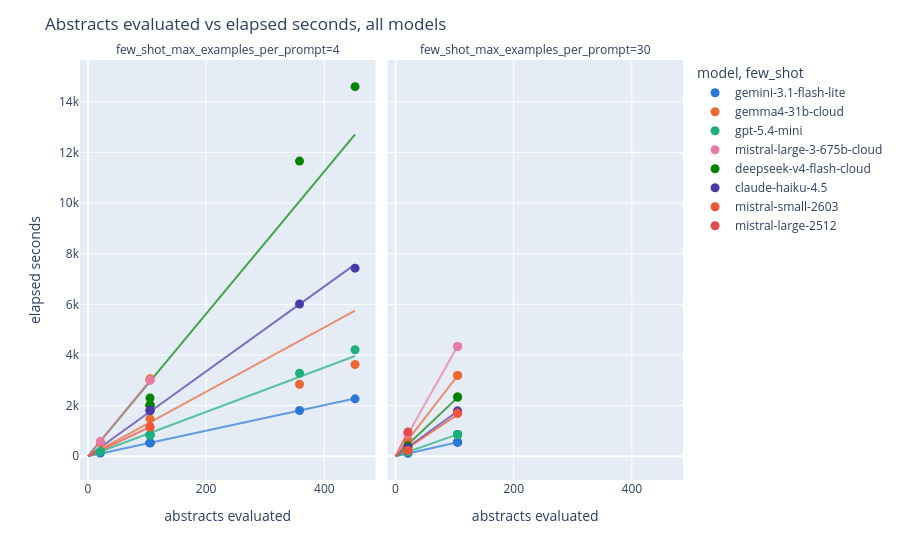

The notebook cell saved with this chart:
### Code cell
def build_fit_line_df(fit_df, timing_df, group_cols):
    rows = []
    for _, fit_row in fit_df.iterrows():
        mask = pd.Series(True, index=timing_df.index)
        for col in group_cols:
            mask &= timing_df[col] == fit_row[col]
        x_max = timing_df.loc[mask, "num_abstracts"].max()
        for num_abstracts in (0, x_max):
            rows.append({
                **{col: fit_row[col] for col in group_cols},
                "num_abstracts": num_abstracts,
                "elapsed_seconds": fit_row["s_per_abstract_fit"] * num_abstracts,
            })
    return pd.DataFrame(rows)


fit_line_df = build_fit_line_df(fit_df, timing_df, GROUP_COLS)

model_color_map = dict(zip(MODELS_TO_INCLUDE, CATEGORICAL_COLORS))
few_shot_col = "few_shot_max_examples_per_prompt" if few_shot_available_for_all_runs else None
few_shot_values = sorted(fit_df[few_shot_col].unique()) if few_shot_col else []
symbol_map = {value: FEW_SHOT_SYMBOLS[i % len(FEW_SHOT_SYMBOLS)] for i, value in enumerate(few_shot_values)}
dash_map = {value: FEW_SHOT_DASHES[i % len(FEW_SHOT_DASHES)] for i, value in enumerate(few_shot_values)}

category_orders = {"stage": sorted(timing_df["stage"].unique())}

# timing_df = timing_df[timing_df["stage"] == STAGE_TO_PLOT]

if few_shot_col:
    category_orders[few_shot_col] = few_shot_values

scatter_fig = px.scatter(
    timing_df,
    x="num_abstracts",
    y="elapsed_seconds",
    color="model",
    # symbol=few_shot_col,
    facet_col=few_shot_col,
    color_discrete_map=model_color_map,
    symbol_map=symbol_map,
    category_orders=category_orders,
    labels={"num_abstracts": "abstracts evaluated", "elapsed_seconds": "elapsed seconds"},
)
scatter_fig.update_traces(marker_size=9)

line_fig = px.line(
    fit_line_df,
    x="num_abstracts",
    y="elapsed_seconds",
    color="model",
    # line_dash=few_shot_col,
    facet_col=few_shot_col,
    color_discrete_map=model_color_map,
    line_dash_map=dash_map,
    category_orders=category_orders,
)
line_fig.update_traces(showlegend=False, opacity=0.7)

fig = go.Figure(data=line_fig.data + scatter_fig.data, layout=scatter_fig.layout)
fig.update_layout(
    title="Abstracts evaluated vs elapsed seconds, all models",
    legend_title="model, few_shot" if few_shot_col else "model",
)
fig.show()

### Figure 1 — Plotly figure (JSON) as saved in the notebook; plotly's stock layout.template omitted (floating-point values rounded to 4 significant figures)
{"data": [{"hovertemplate": "model=claude-haiku-4.5<br>few_shot_max_examples_per_prompt=4<br>num_abstracts=%{x}<br>elapsed_seconds=%{y}<extra></extra>", "legendgroup": "claude-haiku-4.5", "line": {"color": "#4a3aa7", "dash": "solid"}, "marker": {"symbol": "circle"}, "mode": "lines", "name": "claude-haiku-4.5", "opacity": 0.7, "orientation": "v", "showlegend": false, "type": "scatter", "x": [0, 452], "xaxis": "x", "y": [0.0, 7579.0], "yaxis": "y"}, {"hovertemplate": "model=deepseek-v4-flash-cloud<br>few_shot_max_examples_per_prompt=4<br>num_abstracts=%{x}<br>elapsed_seconds=%{y}<extra></extra>", "legendgroup": "deepseek-v4-flash-cloud", "line": {"color": "#008300", "dash": "solid"}, "marker": {"symbol": "circle"}, "mode": "lines", "name": "deepseek-v4-flash-cloud", "opacity": 0.7, "orientation": "v", "showlegend": false, "type": "scatter", "x": [0, 452], "xaxis": "x", "y": [0.0, 12710.0], "yaxis": "y"}, {"hovertemplate": "model=gemini-3.1-flash-lite<br>few_shot_max_examples_per_prompt=4<br>num_abstracts=%{x}<br>elapsed_seconds=%{y}<extra></extra>", "legendgroup": "gemini-3.1-flash-lite", "line": {"color": "#2a78d6", "dash": "solid"}, "marker": {"symbol": "circle"}, "mode": "lines", "name": "gemini-3.1-flash-lite", "opacity": 0.7, "orientation": "v", "showlegend": false, "type": "scatter", "x": [0, 452], "xaxis": "x", "y": [0.0, 2281.0], "yaxis": "y"}, {"hovertemplate": "model=gemma4-31b-cloud<br>few_shot_max_examples_per_prompt=4<br>num_abstracts=%{x}<br>elapsed_seconds=%{y}<extra></extra>", "legendgroup": "gemma4-31b-cloud", "line": {"color": "#eb6834", "dash": "solid"}, "marker": {"symbol": "circle"}, "mode": "lines", "name": "gemma4-31b-cloud", "opacity": 0.7, "orientation": "v", "showlegend": false, "type": "scatter", "x": [0, 452], "xaxis": "x", "y": [0.0, 5751.0], "yaxis": "y"}, {"hovertemplate": "model=gpt-5.4-mini<br>few_shot_max_examples_per_prompt=4<br>num_abstracts=%{x}<br>elapsed_seconds=%{y}<extra></extra>", "legendgroup": "gpt-5.4-mini", "line": {"color": "#1baf7a", "dash": "solid"}, "marker": {"symbol": "circle"}, "mode": "lines", "name": "gpt-5.4-mini", "opacity": 0.7, "orientation": "v", "showlegend": false, "type": "scatter", "x": [0, 452], "xaxis": "x", "y": [0.0, 3959.0], "yaxis": "y"}, {"hovertemplate": "model=mistral-large-3-675b-cloud<br>few_shot_max_examples_per_prompt=4<br>num_abstracts=%{x}<br>elapsed_seconds=%{y}<extra></extra>", "legendgroup": "mistral-large-3-675b-cloud", "line": {"color": "#e87ba4", "dash": "solid"}, "marker": {"symbol": "circle"}, "mode": "lines", "name": "mistral-large-3-675b-cloud", "opacity": 0.7, "orientation": "v", "showlegend": false, "type": "scatter", "x": [0, 105], "xaxis": "x", "y": [0.0, 3000.0], "yaxis": "y"}, {"hovertemplate": "model=mistral-small-2603<br>few_shot_max_examples_per_prompt=4<br>num_abstracts=%{x}<br>elapsed_seconds=%{y}<extra></extra>", "legendgroup": "mistral-small-2603", "line": {"color": "#ef553b", "dash": "solid"}, "marker": {"symbol": "circle"}, "mode": "lines", "name": "mistral-small-2603", "opacity": 0.7, "orientation": "v", "showlegend": false, "type": "scatter", "x": [0, 105], "xaxis": "x", "y": [0.0, 1155.0], "yaxis": "y"}, {"hovertemplate": "model=claude-haiku-4.5<br>few_shot_max_examples_per_prompt=30<br>num_abstracts=%{x}<br>elapsed_seconds=%{y}<extra></extra>", "legendgroup": "claude-haiku-4.5", "line": {"color": "#4a3aa7", "dash": "solid"}, "marker": {"symbol": "circle"}, "mode": "lines", "name": "claude-haiku-4.5", "opacity": 0.7, "orientation": "v", "showlegend": false, "type": "scatter", "x": [0, 105], "xaxis": "x2", "y": [0.0, 1775.0], "yaxis": "y2"}, {"hovertemplate": "model=deepseek-v4-flash-cloud<br>few_shot_max_examples_per_prompt=30<br>num_abstracts=%{x}<br>elapsed_seconds=%{y}<extra></extra>", "legendgroup": "deepseek-v4-flash-cloud", "line": {"color": "#008300", "dash": "solid"}, "marker": {"symbol": "circle"}, "mode": "lines", "name": "deepseek-v4-flash-cloud", "opacity": 0.7, "orientation": "v", "showlegend": false, "type": "scatter", "x": [0, 105], "xaxis": "x2", "y": [0.0, 2314.0], "yaxis": "y2"}, {"hovertemplate": "model=gemini-3.1-flash-lite<br>few_shot_max_examples_per_prompt=30<br>num_abstracts=%{x}<br>elapsed_seconds=%{y}<extra></extra>", "legendgroup": "gemini-3.1-flash-lite", "line": {"color": "#2a78d6", "dash": "solid"}, "marker": {"symbol": "circle"}, "mode": "lines", "name": "gemini-3.1-flash-lite", "opacity": 0.7, "orientation": "v", "showlegend": false, "type": "scatter", "x": [0, 105], "xaxis": "x2", "y": [0.0, 555.5], "yaxis": "y2"}, {"hovertemplate": "model=gemma4-31b-cloud<br>few_shot_max_examples_per_prompt=30<br>num_abstracts=%{x}<br>elapsed_seconds=%{y}<extra></extra>", "legendgroup": "gemma4-31b-cloud", "line": {"color": "#eb6834", "dash": "solid"}, "marker": {"symbol": "circle"}, "mode": "lines", "name": "gemma4-31b-cloud", "opacity": 0.7, "orientation": "v", "showlegend": false, "type": "scatter", "x": [0, 105], "xaxis": "x2", "y": [0.0, 3186.0], "yaxis": "y2"}, {"hovertemplate": "model=gpt-5.4-mini<br>few_shot_max_examples_per_prompt=30<br>num_abstracts=%{x}<br>elapsed_seconds=%{y}<extra></extra>", "legendgroup": "gpt-5.4-mini", "line": {"color": "#1baf7a", "dash": "solid"}, "marker": {"symbol": "circle"}, "mode": "lines", "name": "gpt-5.4-mini", "opacity": 0.7, "orientation": "v", "showlegend": false, "type": "scatter", "x": [0, 105], "xaxis": "x2", "y": [0.0, 861.0], "yaxis": "y2"}, {"hovertemplate": "model=mistral-large-2512<br>few_shot_max_examples_per_prompt=30<br>num_abstracts=%{x}<br>elapsed_seconds=%{y}<extra></extra>", "legendgroup": "mistral-large-2512", "line": {"color": "#e34948", "dash": "solid"}, "marker": {"symbol": "circle"}, "mode": "lines", "name": "mistral-large-2512", "opacity": 0.7, "orientation": "v", "showlegend": false, "type": "scatter", "x": [0, 21], "xaxis": "x2", "y": [0.0, 961.4], "yaxis": "y2"}, {"hovertemplate": "model=mistral-large-3-675b-cloud<br>few_shot_max_examples_per_prompt=30<br>num_abstracts=%{x}<br>elapsed_seconds=%{y}<extra></extra>", "legendgroup": "mistral-large-3-675b-cloud", "line": {"color": "#e87ba4", "dash": "solid"}, "marker": {"symbol": "circle"}, "mode": "lines", "name": "mistral-large-3-675b-cloud", "opacity": 0.7, "orientation": "v", "showlegend": false, "type": "scatter", "x": [0, 105], "xaxis": "x2", "y": [0.0, 4342.0], "yaxis": "y2"}, {"hovertemplate": "model=mistral-small-2603<br>few_shot_max_examples_per_prompt=30<br>num_abstracts=%{x}<br>elapsed_seconds=%{y}<extra></extra>", "legendgroup": "mistral-small-2603", "line": {"color": "#ef553b", "dash": "solid"}, "marker": {"symbol": "circle"}, "mode": "lines", "name": "mistral-small-2603", "opacity": 0.7, "orientation": "v", "showlegend": false, "type": "scatter", "x": [0, 105], "xaxis": "x2", "y": [0.0, 1641.0], "yaxis": "y2"}, {"hovertemplate": "model=gemini-3.1-flash-lite<br>few_shot_max_examples_per_prompt=4<br>abstracts evaluated=%{x}<br>elapsed seconds=%{y}<extra></extra>", "legendgroup": "gemini-3.1-flash-lite", "marker": {"color": "#2a78d6", "size": 9, "symbol": "circle"}, "mode": "markers", "name": "gemini-3.1-flash-lite", "orientation": "v", "showlegend": true, "type": "scatter", "x": [21, 105, 105, 105, 105, 105, 452, 358], "xaxis": "x", "y": [126.1, 528.9, 528.9, 528.9, 528.9, 528.9, 2268.0, 1805.0], "yaxis": "y"}, {"hovertemplate": "model=gemma4-31b-cloud<br>few_shot_max_examples_per_prompt=4<br>abstracts evaluated=%{x}<br>elapsed seconds=%{y}<extra></extra>", "legendgroup": "gemma4-31b-cloud", "marker": {"color": "#eb6834", "size": 9, "symbol": "circle"}, "mode": "markers", "name": "gemma4-31b-cloud", "orientation": "v", "showlegend": true, "type": "scatter", "x": [21, 105, 105, 105, 452, 358], "xaxis": "x", "y": [542.8, 3050.0, 3050.0, 1473.0, 3622.0, 2843.0], "yaxis": "y"}, {"hovertemplate": "model=gpt-5.4-mini<br>few_shot_max_examples_per_prompt=4<br>abstracts evaluated=%{x}<br>elapsed seconds=%{y}<extra></extra>", "legendgroup": "gpt-5.4-mini", "marker": {"color": "#1baf7a", "size": 9, "symbol": "circle"}, "mode": "markers", "name": "gpt-5.4-mini", "orientation": "v", "showlegend": true, "type": "scatter", "x": [21, 105, 105, 105, 105, 105, 452, 358], "xaxis": "x", "y": [187.9, 841.7, 841.7, 841.7, 841.7, 841.7, 4206.0, 3276.0], "yaxis": "y"}, {"hovertemplate": "model=mistral-large-3-675b-cloud<br>few_shot_max_examples_per_prompt=4<br>abstracts evaluated=%{x}<br>elapsed seconds=%{y}<extra></extra>", "legendgroup": "mistral-large-3-675b-cloud", "marker": {"color": "#e87ba4", "size": 9, "symbol": "circle"}, "mode": "markers", "name": "mistral-large-3-675b-cloud", "orientation": "v", "showlegend": true, "type": "scatter", "x": [21, 105, 105], "xaxis": "x", "y": [588.9, 3005.0, 3005.0], "yaxis": "y"}, {"hovertemplate": "model=deepseek-v4-flash-cloud<br>few_shot_max_examples_per_prompt=4<br>abstracts evaluated=%{x}<br>elapsed seconds=%{y}<extra></extra>", "legendgroup": "deepseek-v4-flash-cloud", "marker": {"color": "#008300", "size": 9, "symbol": "circle"}, "mode": "markers", "name": "deepseek-v4-flash-cloud", "orientation": "v", "showlegend": true, "type": "scatter", "x": [105, 105, 105, 105, 452, 358], "xaxis": "x", "y": [2298.0, 2012.0, 2012.0, 2012.0, 14600.0, 11660.0], "yaxis": "y"}, {"hovertemplate": "model=claude-haiku-4.5<br>few_shot_max_examples_per_prompt=4<br>abstracts evaluated=%{x}<br>elapsed seconds=%{y}<extra></extra>", "legendgroup": "claude-haiku-4.5", "marker": {"color": "#4a3aa7", "size": 9, "symbol": "circle"}, "mode": "markers", "name": "claude-haiku-4.5", "orientation": "v", "showlegend": true, "type": "scatter", "x": [105, 105, 105, 452, 358], "xaxis": "x", "y": [1807.0, 1807.0, 1807.0, 7427.0, 6014.0], "yaxis": "y"}, {"hovertemplate": "model=mistral-small-2603<br>few_shot_max_examples_per_prompt=4<br>abstracts evaluated=%{x}<br>elapsed seconds=%{y}<extra></extra>", "legendgroup": "mistral-small-2603", "marker": {"color": "#ef553b", "size": 9, "symbol": "circle"}, "mode": "markers", "name": "mistral-small-2603", "orientation": "v", "showlegend": true, "type": "scatter", "x": [105, 105], "xaxis": "x", "y": [1155.0, 1155.0], "yaxis": "y"}, {"hovertemplate": "model=gemini-3.1-flash-lite<br>few_shot_max_examples_per_prompt=30<br>abstracts evaluated=%{x}<br>elapsed seconds=%{y}<extra></extra>", "legendgroup": "gemini-3.1-flash-lite", "marker": {"color": "#2a78d6", "size": 9, "symbol": "circle"}, "mode": "markers", "name": "gemini-3.1-flash-lite", "orientation": "v", "showlegend": false, "type": "scatter", "x": [21, 105, 105, 105, 105], "xaxis": "x2", "y": [112.6, 555.1, 555.1, 555.1, 555.1], "yaxis": "y2"}, {"hovertemplate": "model=gemma4-31b-cloud<br>few_shot_max_examples_per_prompt=30<br>abstracts evaluated=%{x}<br>elapsed seconds=%{y}<extra></extra>", "legendgroup": "gemma4-31b-cloud", "marker": {"color": "#eb6834", "size": 9, "symbol": "circle"}, "mode": "markers", "name": "gemma4-31b-cloud", "orientation": "v", "showlegend": false, "type": "scatter", "x": [21, 105, 105], "xaxis": "x2", "y": [625.8, 3192.0, 3192.0], "yaxis": "y2"}, {"hovertemplate": "model=gpt-5.4-mini<br>few_shot_max_examples_per_prompt=30<br>abstracts evaluated=%{x}<br>elapsed seconds=%{y}<extra></extra>", "legendgroup": "gpt-5.4-mini", "marker": {"color": "#1baf7a", "size": 9, "symbol": "circle"}, "mode": "markers", "name": "gpt-5.4-mini", "orientation": "v", "showlegend": false, "type": "scatter", "x": [21, 105, 105, 105, 105], "xaxis": "x2", "y": [176.8, 859.9, 859.9, 859.9, 859.9], "yaxis": "y2"}, {"hovertemplate": "model=mistral-large-3-675b-cloud<br>few_shot_max_examples_per_prompt=30<br>abstracts evaluated=%{x}<br>elapsed seconds=%{y}<extra></extra>", "legendgroup": "mistral-large-3-675b-cloud", "marker": {"color": "#e87ba4", "size": 9, "symbol": "circle"}, "mode": "markers", "name": "mistral-large-3-675b-cloud", "orientation": "v", "showlegend": false, "type": "scatter", "x": [21, 105, 105], "xaxis": "x2", "y": [889.5, 4332.0, 4332.0], "yaxis": "y2"}, {"hovertemplate": "model=deepseek-v4-flash-cloud<br>few_shot_max_examples_per_prompt=30<br>abstracts evaluated=%{x}<br>elapsed seconds=%{y}<extra></extra>", "legendgroup": "deepseek-v4-flash-cloud", "marker": {"color": "#008300", "size": 9, "symbol": "circle"}, "mode": "markers", "name": "deepseek-v4-flash-cloud", "orientation": "v", "showlegend": false, "type": "scatter", "x": [105, 105, 21], "xaxis": "x2", "y": [2340.0, 2340.0, 410.2], "yaxis": "y2"}, {"hovertemplate": "model=claude-haiku-4.5<br>few_shot_max_examples_per_prompt=30<br>abstracts evaluated=%{x}<br>elapsed seconds=%{y}<extra></extra>", "legendgroup": "claude-haiku-4.5", "marker": {"color": "#4a3aa7", "size": 9, "symbol": "circle"}, "mode": "markers", "name": "claude-haiku-4.5", "orientation": "v", "showlegend": false, "type": "scatter", "x": [105, 105, 21], "xaxis": "x2", "y": [1784.0, 1784.0, 337.1], "yaxis": "y2"}, {"hovertemplate": "model=mistral-small-2603<br>few_shot_max_examples_per_prompt=30<br>abstracts evaluated=%{x}<br>elapsed seconds=%{y}<extra></extra>", "legendgroup": "mistral-small-2603", "marker": {"color": "#ef553b", "size": 9, "symbol": "circle"}, "mode": "markers", "name": "mistral-small-2603", "orientation": "v", "showlegend": false, "type": "scatter", "x": [105, 105, 21], "xaxis": "x2", "y": [1694.0, 1694.0, 222.2], "yaxis": "y2"}, {"hovertemplate": "model=mistral-large-2512<br>few_shot_max_examples_per_prompt=30<br>abstracts evaluated=%{x}<br>elapsed seconds=%{y}<extra></extra>", "legendgroup": "mistral-large-2512", "marker": {"color": "#e34948", "size": 9, "symbol": "circle"}, "mode": "markers", "name": "mistral-large-2512", "orientation": "v", "showlegend": true, "type": "scatter", "x": [21], "xaxis": "x2", "y": [961.4], "yaxis": "y2"}], "layout": {"annotations": [{"showarrow": false, "text": "few_shot_max_examples_per_prompt=4", "x": 0.245, "xanchor": "center", "xref": "paper", "y": 1, "yanchor": "bottom", "yref": "paper"}, {"showarrow": false, "text": "few_shot_max_examples_per_prompt=30", "x": 0.755, "xanchor": "center", "xref": "paper", "y": 1, "yanchor": "bottom", "yref": "paper"}], "legend": {"title": {"text": "model, few_shot"}, "tracegroupgap": 0}, "margin": {"t": 60}, "title": {"text": "Abstracts evaluated vs elapsed seconds, all models"}, "xaxis": {"anchor": "y", "domain": [0, 0.49], "title": {"text": "abstracts evaluated"}}, "xaxis2": {"anchor": "y2", "domain": [0.51, 1], "matches": "x", "title": {"text": "abstracts evaluated"}}, "yaxis": {"anchor": "x", "domain": [0, 1], "title": {"text": "elapsed seconds"}}, "yaxis2": {"anchor": "x2", "domain": [0, 1], "matches": "y", "showticklabels": false}}}
